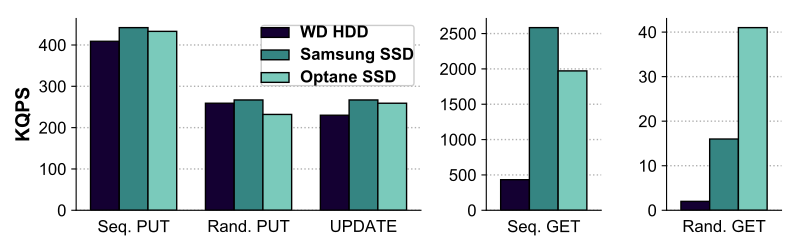

Python code for this plot:
# coding=utf-8

import numpy as np
import matplotlib.pyplot as plt
import xlrd
from matplotlib import gridspec
plt.rcParams['font.sans-serif'] = ['Arial']  # 如果要显示中文字体,则在此处设为：SimHei
plt.rcParams['axes.unicode_minus'] = False  # 显示负号
plt.rcParams['xtick.bottom'] = False
# colors = ["#F0F0F0","#DD7B00",  "#358582"]
colors = ["#140032","#358582", "#7ACABB", "#FFFFAA"]
excel=xlrd.open_workbook("bg-total.xlsx")
sheet= excel.sheet_by_index(0)
labels=[]
ys=[]
xs=[]
index=[]
bar_width=0.25
#数据
for i in range(1, sheet.nrows):
    row = sheet.row_values(i)
    temp = []
    tempx = []
    labels.append(row[0])
    for ind, j in enumerate(row[1:]):
        tempx.append(ind)
        temp.append(j)
    xs.append(tempx)
    ys.append(temp)
for ind, x in enumerate(xs):
    for i in range(len(x)):
        xs[ind][i] += ind * bar_width
print(labels)
print(xs)
print(ys)
labelx = list(sheet.row_values(0)[1:])
tickx=np.array(xs[1])
print(tickx)
print(labelx)
#建图
fig = plt.figure(figsize=(8, 2.5))
gs = gridspec.GridSpec(1, 3, width_ratios=[3, 1,1])
ax1=plt.subplot(gs[0])
gca = plt.gca()
gca.set_axisbelow(True)
gca.grid(axis='y', linestyle='dotted', lw=1, alpha=1)
gca.spines['top'].set_visible(False)  # 去掉上边框
gca.spines['right'].set_visible(False)  # 去掉右边框

#画柱子
for i in range(len(xs)):
    # for x in range(len(xs[i])):
    #     xs[i][x] += i * bar_width
    plt.bar(xs[i][:3], ys[i][:3], width=bar_width, label=labels[i], ec="black", color=colors[i],log=False)
# plt.text(xs[0][-1]-bar_width*1.5,2050,"3707")
#画x刻度
plt.xticks(tickx[:3], labelx[:3], rotation=0, fontsize=12)
plt.yticks(fontsize=12)
plt.xlim(-0.25,2.75)
plt.ylabel('KQPS',fontsize=14, fontweight='bold')
plt.legend(fontsize=10,borderpad=False,framealpha=1)
leg = plt.gca().get_legend()
ltext = leg.get_texts()
plt.setp(ltext, fontsize=12, fontweight='bold')  # 设置图例字体的大小和粗细


ax2=plt.subplot(gs[1])
#画柱子
for i in range(len(xs)):
    plt.bar(xs[i][3:4], ys[i][3:4], width=bar_width, label=labels[i], ec="black", color=colors[i],log=False)
#画x刻度
plt.xticks(tickx[3:4], labelx[3:4], rotation=0, fontsize=12)
plt.yticks(fontsize=12)
plt.xlim(2.75,3.75)
ax2.set_axisbelow(True)
ax2.grid(axis='y', linestyle='dotted', lw=1, alpha=1)
ax2.spines['top'].set_visible(False)  # 去掉上边框
ax2.spines['right'].set_visible(False)  # 去掉右边框



ax3=plt.subplot(gs[2])
#画柱子
for i in range(len(xs)):
    plt.bar(xs[i][4:], ys[i][4:], width=bar_width, label=labels[i], ec="black", color=colors[i],log=False)
#画x刻度
plt.xticks(tickx[4:], labelx[4:], rotation=0, fontsize=12)
plt.yticks(fontsize=12)
plt.xlim(3.75,4.75)
#其他
ax3.set_axisbelow(True)
ax3.grid(axis='y', linestyle='dotted', lw=1, alpha=1)
ax3.spines['top'].set_visible(False)  # 去掉上边框
ax3.spines['right'].set_visible(False)  # 去掉右边框
# plt.legend(loc=1,fontsize=8,ncol=4,bbox_to_anchor=(0.81, 1),borderpad=False,framealpha=0)
# plt.ylim(0,2000)
fig.tight_layout()
plt.savefig('./bg-total.pdf', format='pdf')
plt.show()
